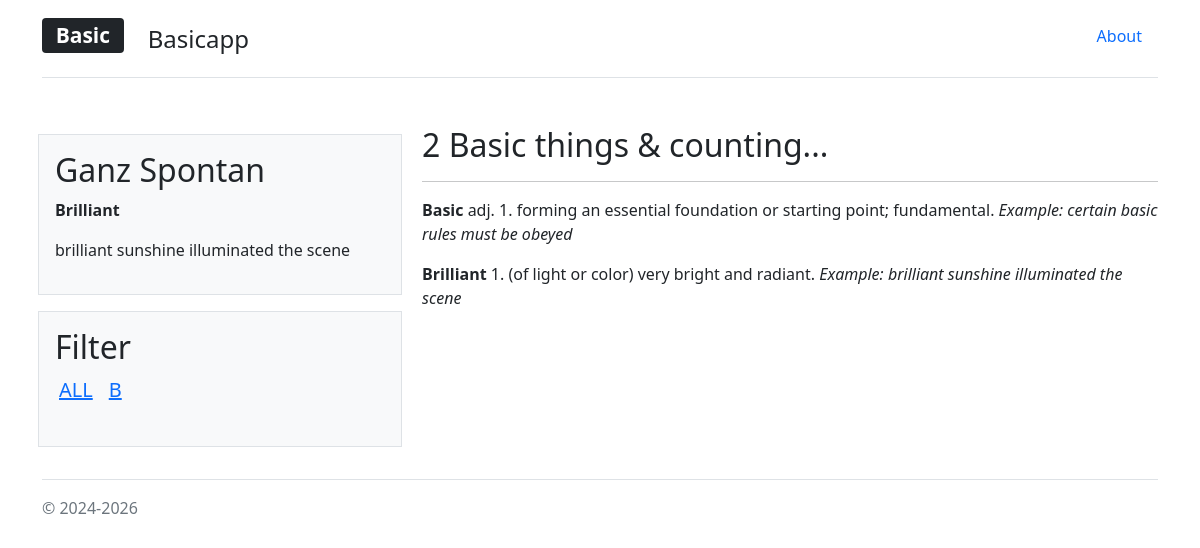
The page / on the database its author committed.
### tables this page shows
CREATE TABLE `word` (
  `word_id` int NOT NULL,
  `word_name` varchar(45) NOT NULL,
  `definition` text NOT NULL,
  `example` text
);

### includes/list.php (the view, shortened to what this page needs)
<?php
include 'db/dbconnection.php';
if (isset($_GET['id'])) {
    $letterFilter = $_GET['id'];
  echo "<div class='alert alert-dark text-center' role='alert'><h3>" . $letterFilter . "</h3></div>";
  $query = "SELECT * FROM word WHERE word_name LIKE \"{$_GET['id']}%\"";
} else {
  $query = "SELECT * FROM word ORDER BY word_name";
}
$result = mysqli_query($link, $query);
if (mysqli_num_rows($result) > 0){
  while($row = mysqli_fetch_assoc($result)){
    echo "<p><strong>" . $row["word_name"] . " </strong>". $row["definition"] ." <em>Example: " . $row["example"]."</em></p>";
  }
} else {
  echo "0 results";
}
?>

### includes/header.php (shortened to what this page needs)
<!DOCTYPE html>
<html lang="en">
<head>
  <link href="https://cdn.jsdelivr.net/npm/bootstrap@5.1.3/dist/css/bootstrap.min.css" rel="stylesheet">
</head>
<body>
<main>
        <div class="container">
            <header class="d-flex flex-wrap justify-content-center py-3 mb-4 border-bottom">
              <a href="/basicapp" class="d-flex align-items-center mb-3 mb-md-0 me-md-auto text-dark text-decoration-none">
                <h3><span class="badge bg-dark">Basic</span></h3>
                <span class="fs-4 px-4">Basicapp</span>
              </a>
              <ul class="nav nav-pills">
                <li class="nav-item"><a href="about.php" class="nav-link">About</a></li>
              </ul>
            </header>
        </div>

### index.php
<?php
include 'includes/header.php';
?>
<div class="container py-4">
    <div class="row mb-3">
        <div class="col-md-4 themed-grid-col">
            <div class="row p-2">
                <div class="p-3 border bg-light">
                    <h2>Ganz Spontan</h2>
                        <?php include 'includes/random.php';?>
                </div>
            </div>
            <div class="row p-2">
                <div class="p-3 border bg-light">
                    <h2>Filter</h2>
                        <?php include 'includes/abc.php';?>
                </div>
            </div>
        </div>
        <div class="col-md-8 themed-grid-col">
            <?php include 'includes/count.php';?>
            <?php include 'includes/list.php';?>
        </div>
    </div>
    <?php
    include 'includes/footer.php';
    ?>

### includes/random.php (shortened to what this page needs)
<?php
include 'db/dbconnection.php';
$query = "SELECT * FROM word ORDER by RAND() LIMIT 1";
$result = mysqli_query($link, $query);
if (mysqli_num_rows($result) > 0){
  while($row = mysqli_fetch_assoc($result)){
    echo "<p><strong>" . $row["word_name"]. "</strong></p>";
    echo "<p>". $row["example"]. "</p>";
  }
} else {
  echo "0 results";
}
?>

### includes/abc.php (shortened to what this page needs)
<?php
include 'db/dbconnection.php';
$query = "SELECT upper(SUBSTRING(word_name, 1, 1)) AS letter FROM word GROUP BY letter ORDER BY letter";
$result = mysqli_query($link, $query);
echo "<ul class='list-inline '><li class='list-inline-item p-1 h5'><a href='index.php'>ALL</a></li>";
if (mysqli_num_rows($result) > 0){
  while($row = mysqli_fetch_assoc($result)){
    $l = $row["letter"];
    echo "<li class='list-inline-item p-1 h5'><a href='index.php?id=$l'>" . $l . "</a></li>";
  }
} else {
  echo "0 results";
}
echo "</ul>";
?>

### includes/count.php (shortened to what this page needs)
<?php
include 'db/dbconnection.php';
$query = "SELECT * from word";
    if ($result = mysqli_query($link, $query)) {
    $count = mysqli_num_rows( $result );
    echo "<h2>$count Basic things & counting...</h2>";
    echo "<hr>";
}
?>

### includes/footer.php
<footer class="pt-3 mt-4 text-muted border-top">
            &copy; 2024-2026
    </footer>
</div>
</main>
</body>
</html>

### rows shown on the page
word: word_name "Brilliant", example "brilliant sunshine illuminated the scene", definition "1. (of light or color) very bright and radiant."
word: word_name "Basic", definition "adj. 1. forming an essential foundation or starting point; fundamental.", example "certain basic rules must be obeyed"

### other values the page prints
$l "B"
$count "2"
